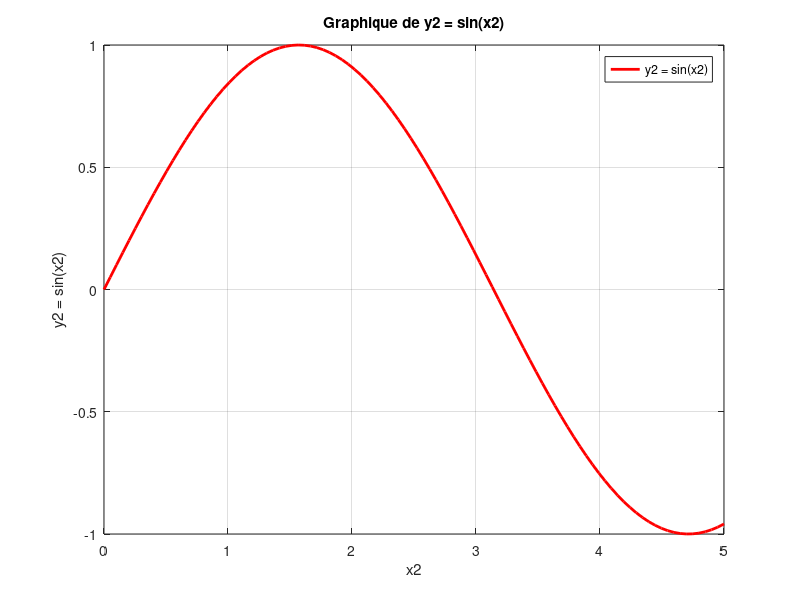

This figure's MATLAB source:
% Exercice 5

% Créer un vecteur x2 comprenant 100 valeurs entre 0 et 5 pour une courbe plus lisse
x2 = linspace(0, 5, 100);

% Créer le vecteur y2=sin(x2)
y2 = sin(x2);

% Tracer la courbe
figure;
plot(x2, y2, 'r', 'LineWidth', 2); % Augmenter l'épaisseur de la ligne

% Ajouter des labels aux axes
xlabel('x2');
ylabel('y2 = sin(x2)');

% Ajouter un titre au graphique
title('Graphique de y2 = sin(x2)');

% Ajouter une légende
legend('y2 = sin(x2)');

% Afficher la grille
grid on;